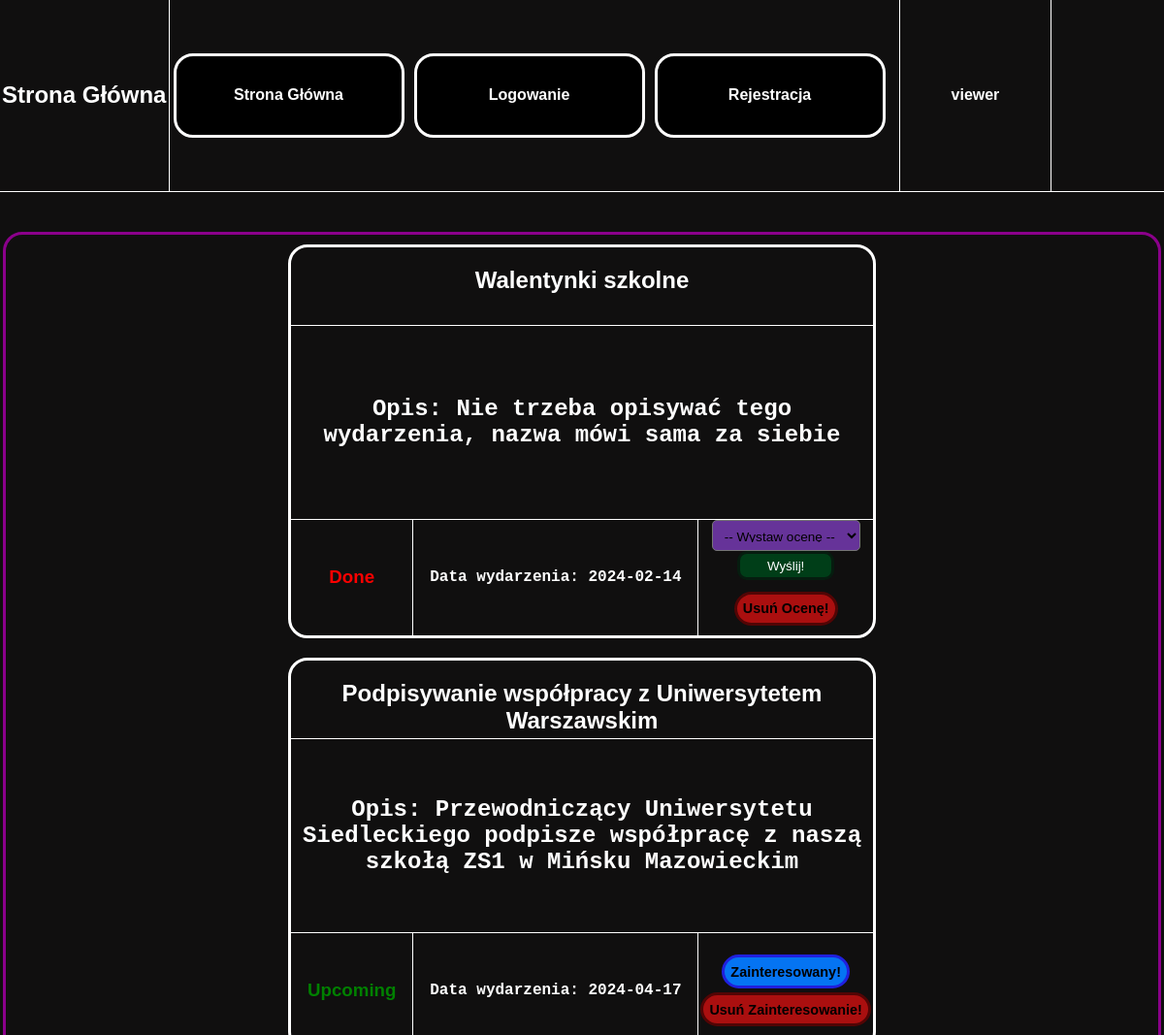
Before: / (upper part) with the older database file.
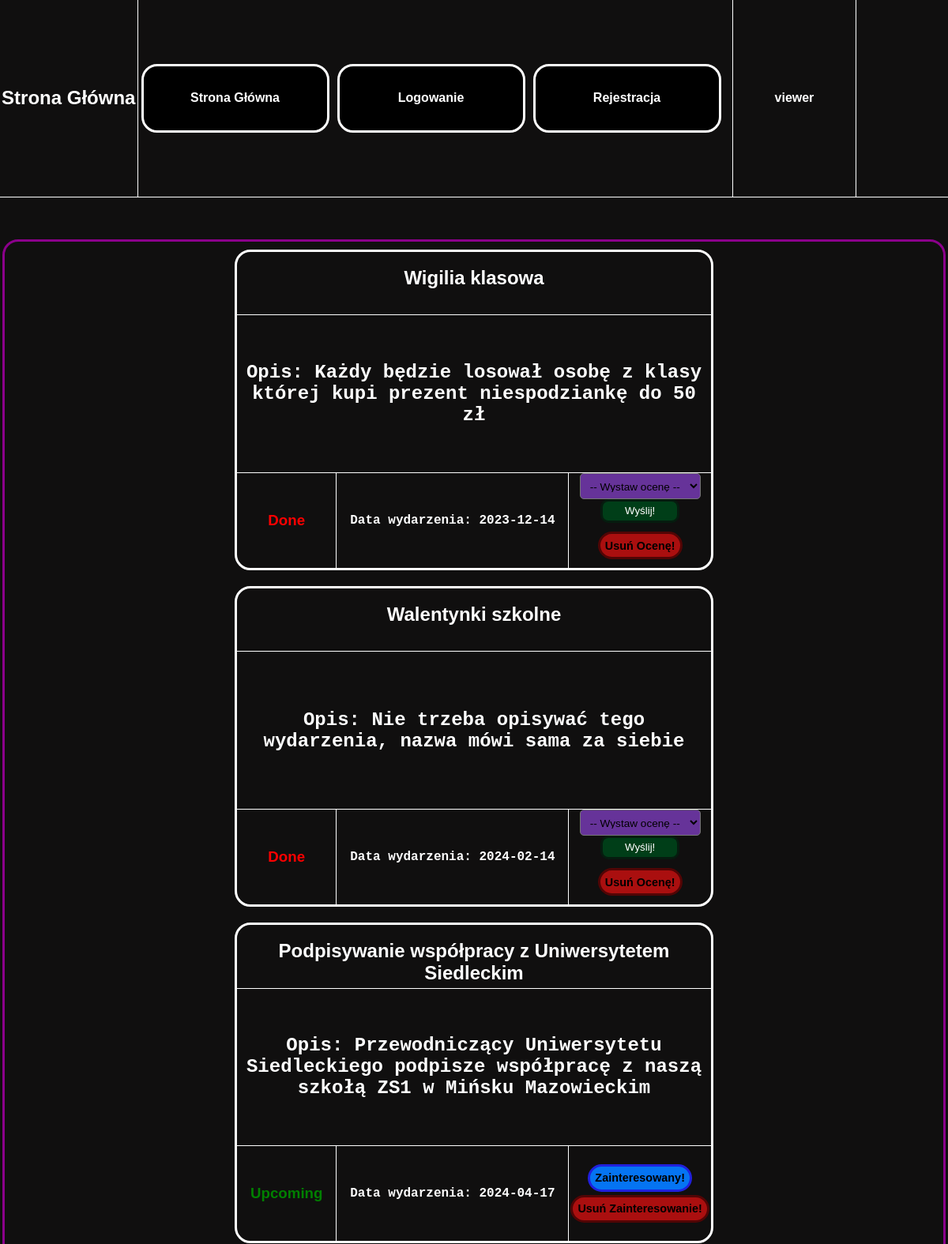
After: the same page with the newer database file.
### tables this page shows
CREATE TABLE `wydarzenia` (
  `ID` int(11) NOT NULL,
  `nazwa_wyd` text NOT NULL,
  `opis_wyd` text NOT NULL,
  `data_wyd` date NOT NULL
);

### index.php (the view, shortened to what this page needs)
<!DOCTYPE html>
<html lang="en">
<head>
    <link rel="stylesheet" href="style.css">
</head>
<body>
    <div id="ogol">
        <div id="menu">
            <div id="menlewolewo">
                <h1>Strona Główna</h1>
            </div>
            <div id="menlewo">
                <?php
                include 'menu.php';
                ?>
            </div>
            <div id="menprawo">
                <?php
                if (isset($_SESSION['user'])) {
                    echo $_SESSION['user'];
                } else {
                    echo "";
                }
                ?>
            </div>
            <div id="menprawoprawo">
            </div>
        </div>
        <div id="tresc">
            <div id="trescogol" style="display: flex; align-items: baseline; justify-content: center; flex-direction: row; flex-wrap: wrap; overflow-y: auto; border-top: solid darkmagenta 3px; border-radius: 20px; width: 99%; height: 95%; /* Ustaw maksymalną wysokość */">
                <?php
                $host = "localhost";
                $dbuser = "root";
                $dbpassword = "";
                $dbname = "Aaawlasny_projekt_BS";
                $conn = mysqli_connect($host, $dbuser, $dbpassword, $dbname);
                $sql = "SELECT `ID`, `nazwa_wyd`, `opis_wyd`, `data_wyd` FROM `wydarzenia` ORDER BY `data_wyd` ASC";
                $result = $conn->query($sql);
                if ($result->num_rows > 0) {
                    while ($row = $result->fetch_assoc()) {
                        echo "<div id = 'wydarzenie'>";
                        echo "<div id = 'divgora' style='display: flex; align-items: baseline; justify-content: center; height: 20%; width: 100%;'>";
                        echo "<h2 id='nazwa_wyd'>" .  $row['nazwa_wyd'] . "</h2>";
                        echo "</div>";
                        echo "<div id = 'divsrodek'>";
                        echo "<h2>" . "Opis: " . $row['opis_wyd'] . "</h2>";
                        echo "</div>";
                        echo "<div id = 'divdol'>";
                        echo "<div id = 'divdollewo'>";
                        echo "<div id = 'divdollewolewo'>";
                        $date = new DateTime($row['data_wyd']);
                        $now = new DateTime();
                        if ($date >= $now) {
                            echo "<h3 id ='dobre'>Upcoming</h3>";
                        } else {
                            echo "<h3 id ='zle'>Done</h3>";
                        }
                        echo "</div>";
                        echo "<div id = 'divdollewoprawo'>";
                        echo "<h4>" . "Data wydarzenia: " . $row['data_wyd'] . "</h4>";
                        echo "</div>";
                        echo "</div>";
                        echo "<div id = 'divdolprawo'>";
                        $date = new DateTime($row['data_wyd']);
                        $now = new DateTime();
                        if ($date < $now) {
                            echo "<div id = 'divdolprawogora'>";
                            echo "<form method='POST' action=''>";
                            echo "<select name='ocena_wyd' required>";
                            echo "<option value =''>-- Wystaw ocenę --</option>";
                            echo "</select>";
                            echo "<input type='submit' name='wyslij_ocene' id='wys_ocen' value='Wyślij!'>";
                            echo "</form>";
                            echo "</div>";
                            echo "<div id = 'divdolprawodol'>";
                            echo "<form method='POST' action=''>";
                            echo "<input type='submit' name='usun_ocene' id='usun_zainteresbutton' value='Usuń Ocenę!'>";
                            echo "</form>";
                            echo "</div>";
                        } else {
                            echo "<form method='POST' action=''>";
                            echo "<input type='submit' name='zainteres' id='zainteresbutton' value='Zainteresowany!'>";
                            echo "</form>";
                            echo "<form method='POST' action=''>";
                            echo "<input type='submit' name='usun_zainteres' id='usun_zainteresbutton' value='Usuń Zainteresowanie!'>";
                            echo "</form>";
                        }
                        echo "</div>";
                        echo "</div>";
                        echo "</div>";
                    }
                } else {
                    echo "<h1>Brak wydarzeń</h1>";
                }
                ?>
            </div>
        </div>
    </div>
</body>
</html>

Changed rows visible on the page:
added wydarzenia: nazwa_wyd "Wigilia klasowa", opis_wyd "Każdy będzie losował osobę z klasy której kupi prezent niespodziankę do 50 zł", shows "Done", data_wyd "2023-12-14"
changed wydarzenia: nazwa_wyd "Podpisywanie współpracy z Uniwersytetem Warszawskim" → "Podpisywanie współpracy z Uniwersytetem Siedleckim"
